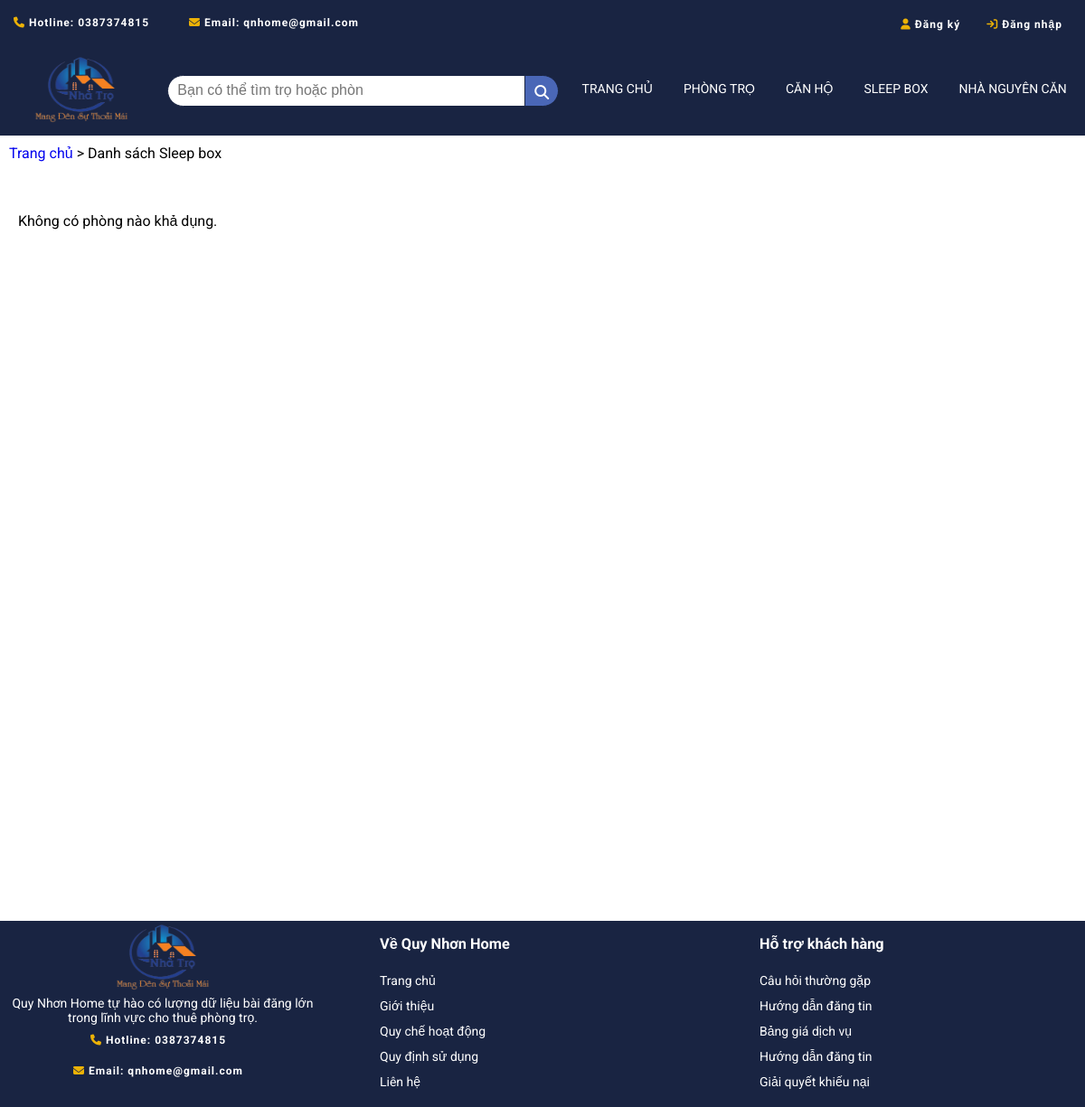
/trangdanhsachsleepbox.php, run on an earlier commit of the app's database.
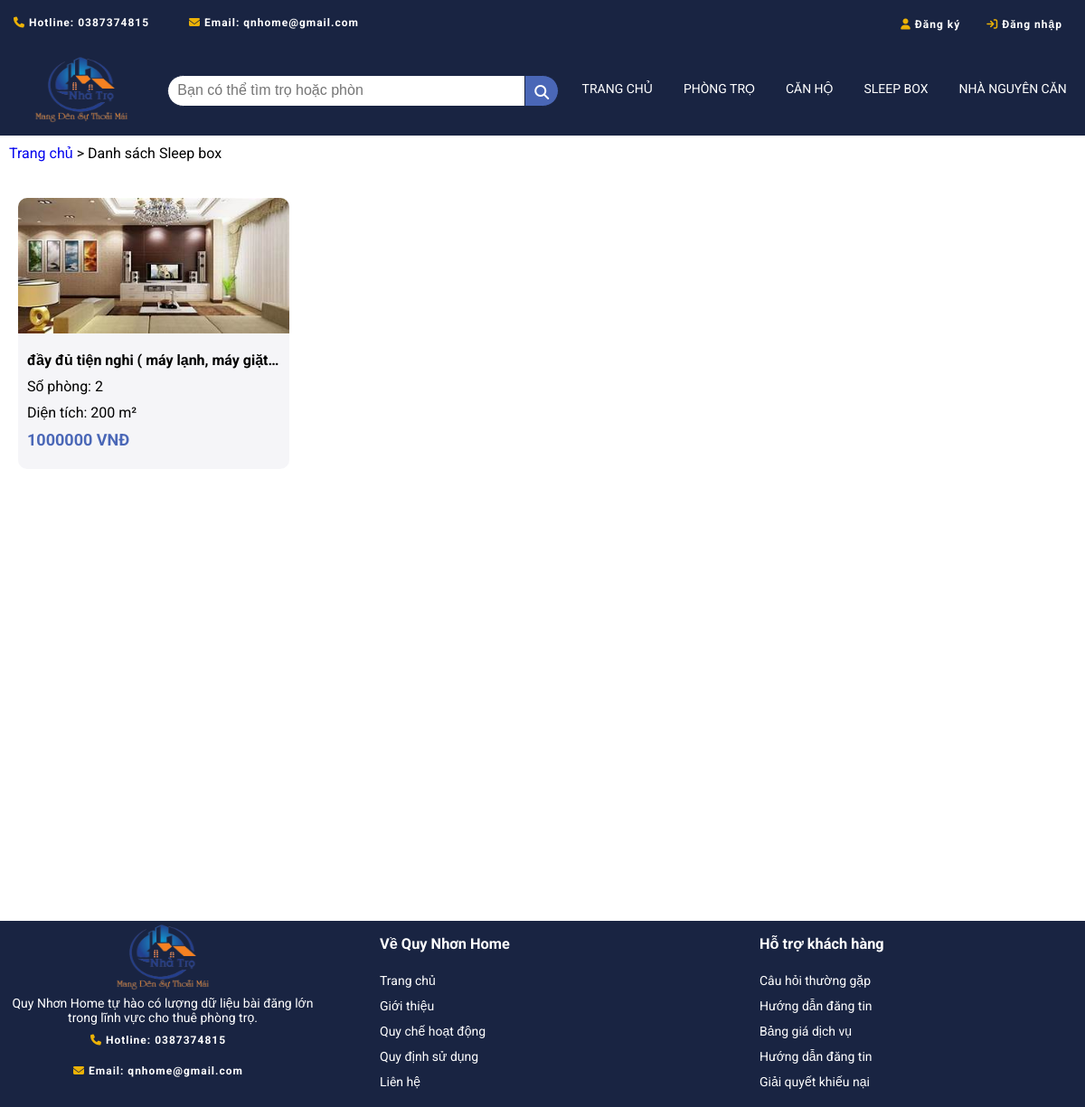
And on a later commit of the database.
### tables this page shows
CREATE TABLE IF NOT EXISTS `phongtro` (
  `Id_PhongTro` int(11) NOT NULL AUTO_INCREMENT,
  `TieuDe` text DEFAULT NULL,
  `LoaiHinhChoThue` text DEFAULT NULL,
  `HinhAnh` text DEFAULT NULL,
  `DiaChiCuThe` text DEFAULT NULL,
  `Phuong` text DEFAULT NULL,
  `Gia` int(11) DEFAULT NULL,
  `DienTich` int(11) DEFAULT NULL,
  `SoPhong` int(11) DEFAULT NULL,
  `MoTa` text DEFAULT NULL,
  `Id_DanhMuc` int(11) DEFAULT NULL,
  `Id_User` int(11) DEFAULT NULL,
  `status` enum('pending','approved','rejected') NOT NULL,
  `full_text_search_column` text GENERATED ALWAYS AS (concat_ws(' ',`TieuDe`,`Phuong`,`Gia`,`SoPhong`,`DienTich`,`MoTa`)) STORED,
  `ThoiGianDang` datetime DEFAULT NULL,
  PRIMARY KEY (`Id_PhongTro`),
  KEY `Id_DanhMuc` (`Id_DanhMuc`),
  KEY `Id_User` (`Id_User`)
);

### trangdanhsachsleepbox.php (the view, shortened to what this page needs)
<!DOCTYPE html>
<html lang="en">
<head>
    <link rel="stylesheet" href="/css/trangdanhsachphongtro.css" />
    <link rel="stylesheet" href="https://cdnjs.cloudflare.com/ajax/libs/font-awesome/6.4.0/css/all.min.css" />
</head>
<body>
    <?php
    require 'layout/header.php';
    ?>
    <div class="breadcrumb" style="margin-top: 10px; margin-bottom: 20px;margin-left: 10px;">
        <a href="/trangchu.php" style="text-decoration: none;">Trang chủ</a> &gt; Danh sách Sleep box
    </div>
    <div class="main">
        <div class="thanhphan">
            <?php
            $kn = mysqli_connect("localhost", "root", "", "webtimtro") or die("Không kết nối được");
            mysqli_set_charset($kn, "utf8mb4");
            $caulenh = "SELECT phongtro.* FROM phongtro
            INNER JOIN danhmuc ON phongtro.Id_DanhMuc = danhmuc.Id_DanhMuc
            WHERE danhmuc.TenDanhMuc = 'Sleep box' and phongtro.status='approved'";
            $kq = mysqli_query($kn, $caulenh);
            $hasResults = false;
            while ($row = mysqli_fetch_array($kq)) {
                $hasResults = true;
                $id_pt = $row["Id_PhongTro"];
                echo "<div class='tongquat'>
                    <a href='trangphongchitiet.php?id=$id_pt'>
                        <div class='noidung'>
                            <div class='top'>
                                <img src='/process/" . $row["HinhAnh"] . "' alt='hinhanh'/>
                            </div>
                            <div class='bottom'>
                            <h4>" . $row["MoTa"] . " phường ". $row["Phuong"] ."</h4>
                            <p>Số phòng: " . $row["SoPhong"] . "</p>
                            <p>Diện tích: " . $row["DienTich"] . " m²</p>
                            <p style='color:#4a67b7; font-weight: 700; font-size: 18px'>" . $row["Gia"] . " VNĐ</p>
                            </div>
                        </div>
                    </a>
                </div>";
            }
            if (!$hasResults) {
                echo "<p>Không có phòng nào khả dụng.</p>";
            }
            ?>
        </div>
    </div>
    <?php
     require 'layout/footer.php';
    ?>
</body>
</html>

What changed in the data, as far as the page shows it:
added phongtro: HinhAnh (picture), MoTa "đầy đủ tiện nghi ( máy lạnh, máy giặt…", SoPhong "2", DienTich "200", Gia "1000000"
Also different on the page:
text no longer shown: "Không có phòng nào khả dụng."
